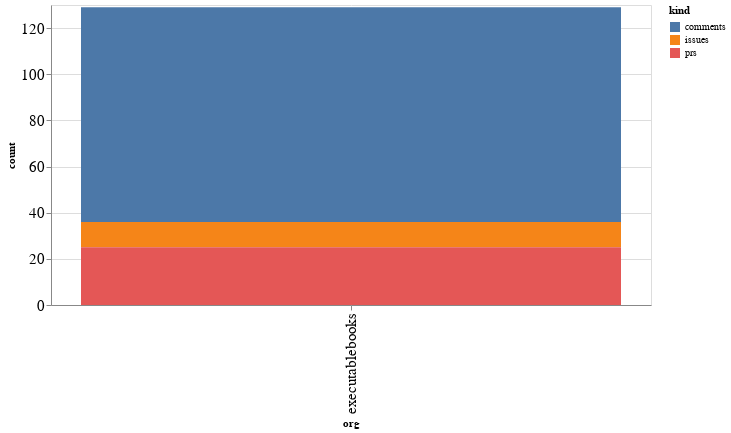

The code cell stored with this chart in its notebook:
### Code cell
alt.Chart(org_summaries, width=600).mark_bar().encode(
    x='org',
    y='count',
    color='kind',
    tooltip="org"
)

### Figure 1 — Vega-Lite specification as saved in the notebook (floating-point values rounded to 4 significant figures)
{"config": {"axisLeft": {"labelFontSize": 15}, "axisBottom": {"labelFontSize": 15}}, "data": {"name": "data-bdf3e05ea6115416a8d32292c55b7e34"}, "mark": "bar", "encoding": {"color": {"type": "nominal", "field": "kind"}, "tooltip": {"type": "nominal", "field": "org"}, "x": {"type": "nominal", "field": "org"}, "y": {"type": "quantitative", "field": "count"}}, "width": 600, "$schema": "https://vega.github.io/schema/vega-lite/v4.8.1.json", "datasets": {"data-bdf3e05ea6115416a8d32292c55b7e34": [{"org": "executablebooks", "kind": "comments", "count": 93}, {"org": "executablebooks", "kind": "issues", "count": 11}, {"org": "executablebooks", "kind": "prs", "count": 25}]}}
